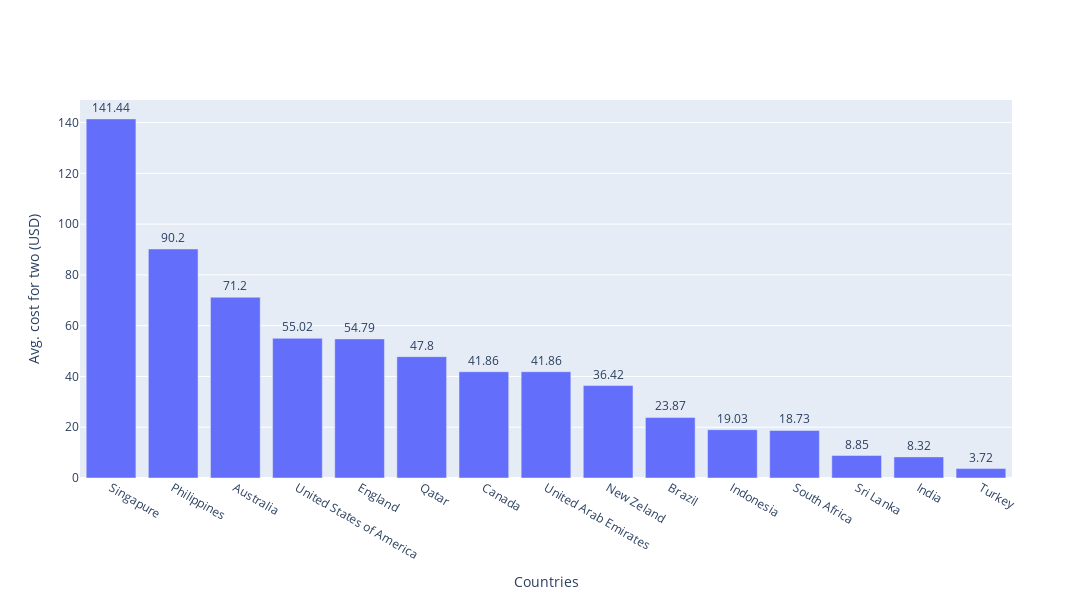

The code cell stored with this chart in its notebook:
### Markdown cell above
## 6. média de preço do prato para dois em dólar por país

### Code cell
grouped = np.round(df.loc[:, ['currency_in_usd','country']].groupby('country').mean('currency_in_usd').sort_values('currency_in_usd', ascending=False).reset_index(), 2)

fig = go.Figure()

fig.add_trace(go.Bar(name='avg_price_by_country', 
                     x= grouped['country'], 
                     y= grouped['currency_in_usd']))

fig.update_layout(autosize = False, width= 1200, height= 600)
fig.update_yaxes(automargin = True)
fig.update_layout(xaxis_title= 'Countries', yaxis_title= 'Avg. cost for two (USD)')
fig.update_traces(text= grouped['currency_in_usd'])
fig.update_traces(textposition= 'outside')

### Figure 1 — Plotly figure (JSON) as saved in the notebook; plotly's stock layout.template omitted (floating-point values rounded to 4 significant figures)
{"data": [{"name": "avg_price_by_country", "text": [141.4, 90.2, 71.2, 55.02, 54.79, 47.8, 41.86, 41.86, 36.42, 23.87, 19.03, 18.73, 8.85, 8.32, 3.72], "textposition": "outside", "type": "bar", "x": ["Singapure", "Philippines", "Australia", "United States of America", "England", "Qatar", "Canada", "United Arab Emirates", "New Zeland", "Brazil", "Indonesia", "South Africa", "Sri Lanka", "India", "Turkey"], "y": [141.4, 90.2, 71.2, 55.02, 54.79, 47.8, 41.86, 41.86, 36.42, 23.87, 19.03, 18.73, 8.85, 8.32, 3.72]}], "layout": {"autosize": false, "height": 600, "width": 1200, "xaxis": {"title": {"text": "Countries"}}, "yaxis": {"automargin": true, "title": {"text": "Avg. cost for two (USD)"}}}}
